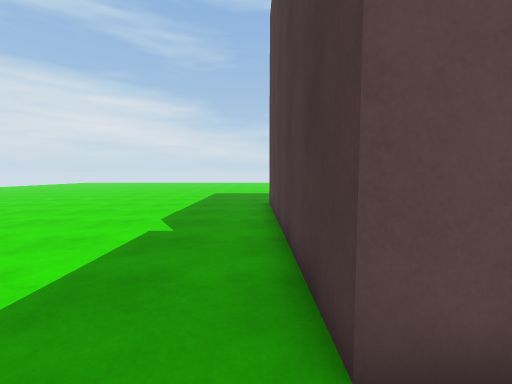
[1] (above)

19 first-person views from a walk through a Unity game level. The camera is 1.3 m above the floor, tilts 4° down and sees 90° across. The floor is counted in squares, 1 m on a side. Each view is taken from the middle of a square. On the plan, view 1 faces up. The plan holds only what a view shows up to about 13 squares ahead; the rest is blank. The place goes on beyond the plan. The player character is not drawn.

[2]
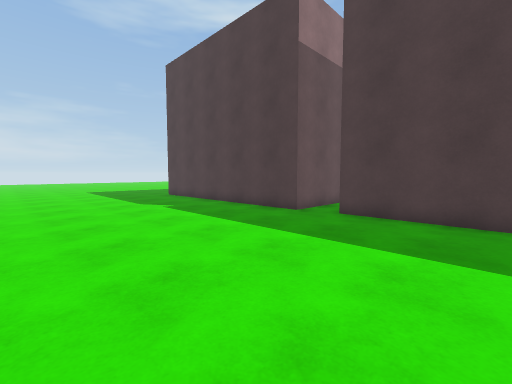

[3]
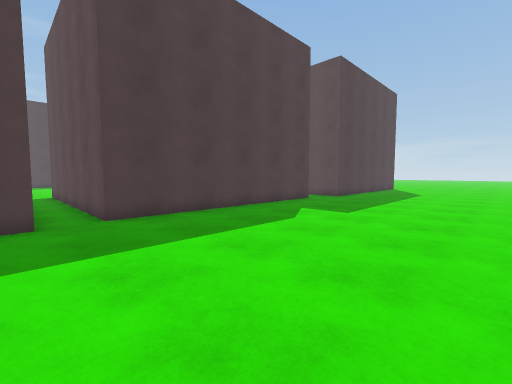

[4]
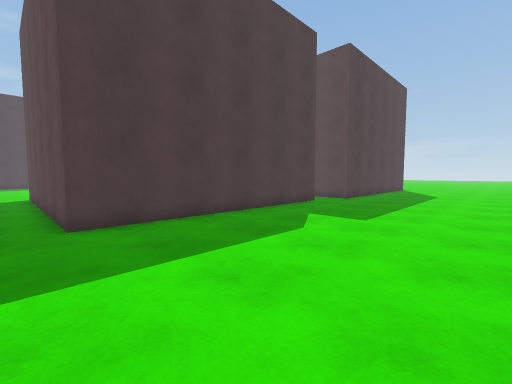

[5]
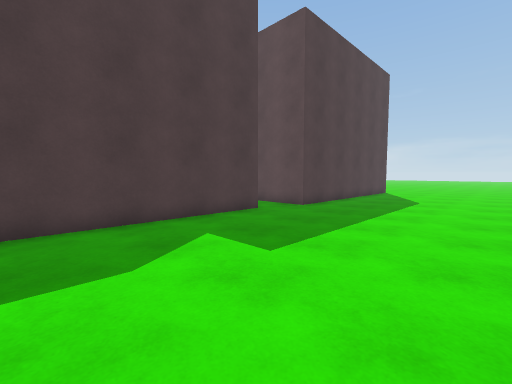

[6]
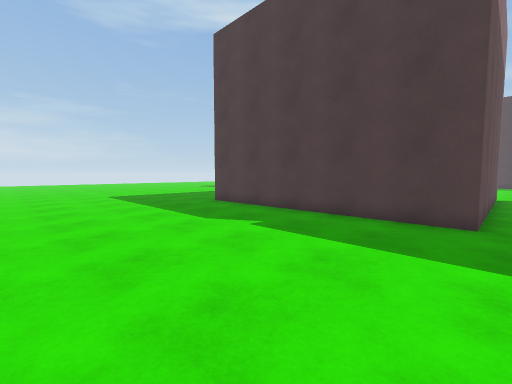

[7]
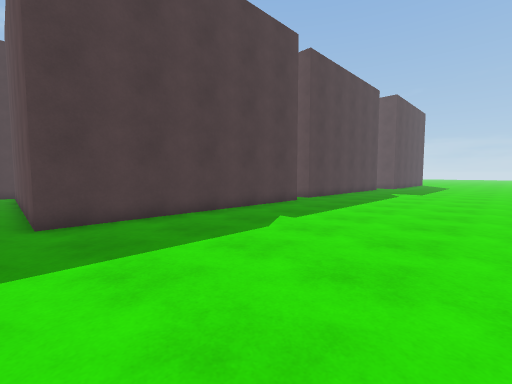

[8]
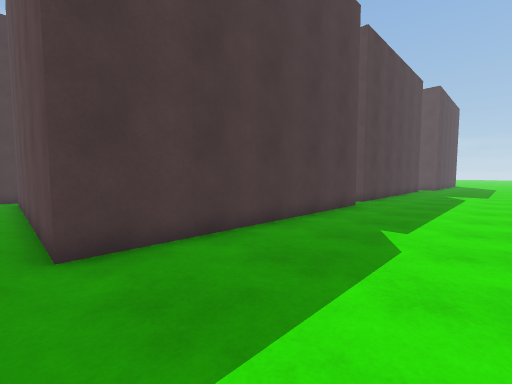

[9]
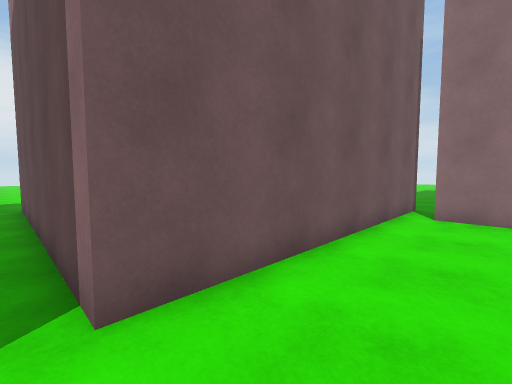

[10]
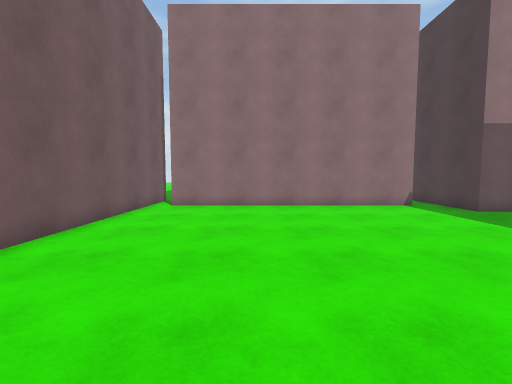

[11]
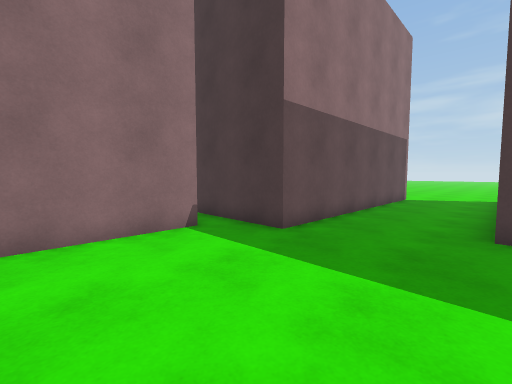

[12]
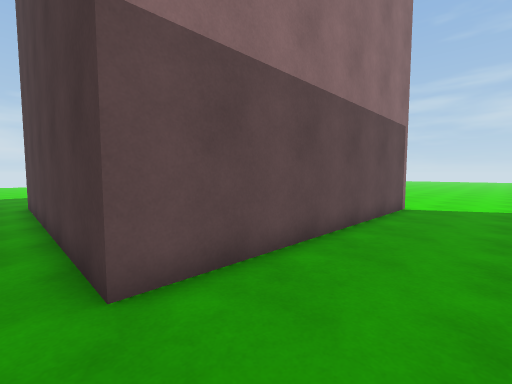

[13]
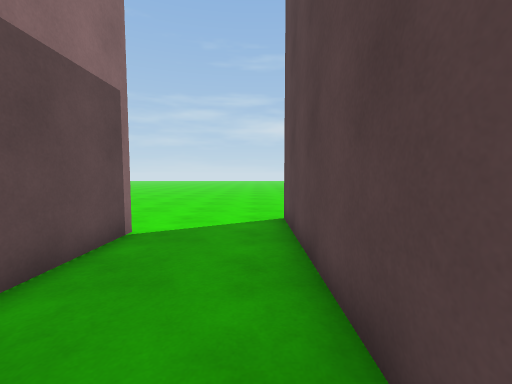

[14]
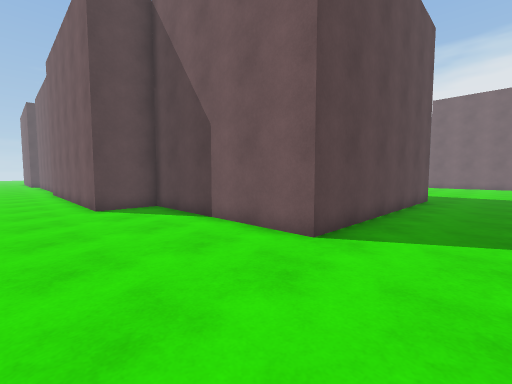

[15]
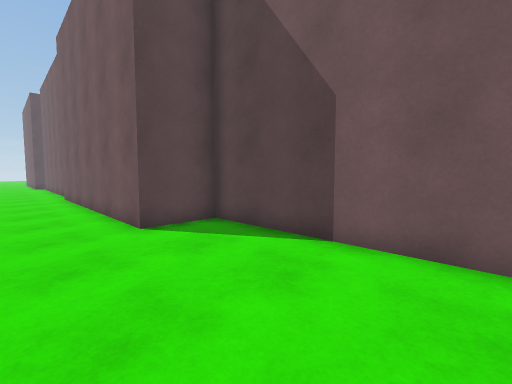

[16]
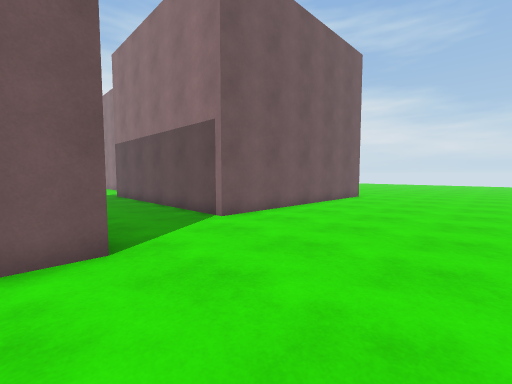

[17]
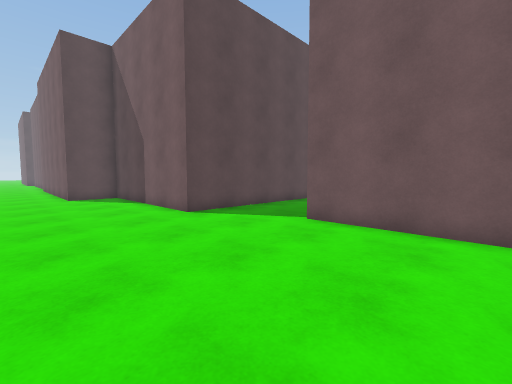

[18]
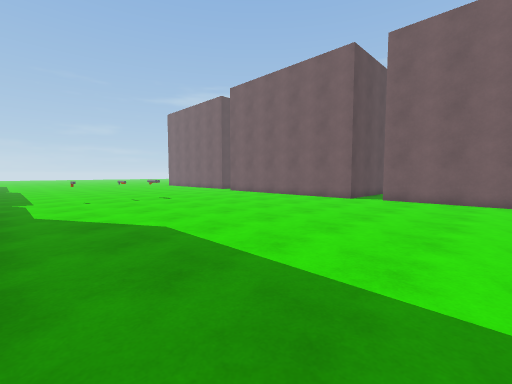

[19]
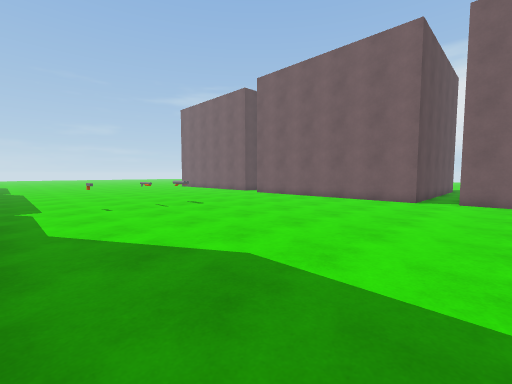

### Floor plan
Points are (right, up) in squares from view 1. A wall is a line through its corners. A room is listed if a view was taken in it or the views show most of it. See-through windows are left out.
Room 1 (views 1, 2, 3, 4, 5, 6, 7, 8)
walls: (0.9, -10) (0.9, 0) (10.9, 0); (10.6, 1.5) (0.6, 1.5) (0.6, 11.5) (10.6, 11.5) (10.6, 9.5); (0.2, -15.2) (0.2, -12) (2.9, -12); (11.5, 11.4) (11.5, 12)
ways out: opening at (10, 1) to room 2; opening at (11, 10.5) to room 2
Room 2 (views 9, 10, 11, 12, 13, 14, 15, 16, 17, 18, 19)
walls: (24.5, 4.2) (34.5, 4.2) (34.5, -3.2) (36.7, -3.2) (36.7, -13.1); (21.6, 9.6) (11.5, 9.6); (10.9, 0) (10.9, -2.4); (10.6, 9.5) (10.6, 1.5); (32.7, 12.5) (32.7, 7.8) (22.7, 7.8) (22.7, 12.5)
ways out: opening at (10, 1) to room 1; opening at (11, 10.5) to room 1
objects: other object (18, -8); other object (20, -8); other object (22, -8)

Where each view was taken, in squares from view 1:
view 1: 0 up, 0 right, facing up
view 2: 4 down, 7 left, facing up-right
view 3: 2 up, 7 left, facing down-right
view 4: 1 up, 6 left, facing down-right
view 5: 3 down, 6 left, facing down-right
view 6: 1 up, 7 left, facing up-right
view 7: 12 up, 7 left, facing down-right
view 8: 12 up, 4 left, facing down-right
view 9: 1 up, 13 right, facing up-left
view 10: 1 down, 15 right, facing up
view 11: 4 up, 18 right, facing up-right
view 12: 5 up, 22 right, facing up-right
view 13: 5 up, 27 right, facing right
view 14: 7 up, 39 right, facing down-left
view 15: 3 up, 39 right, facing down-left
view 16: 3 up, 39 right, facing up-left
view 17: 12 up, 39 right, facing down-left
view 18: 6 up, 24 right, facing down-left
view 19: 3 up, 24 right, facing down-left
